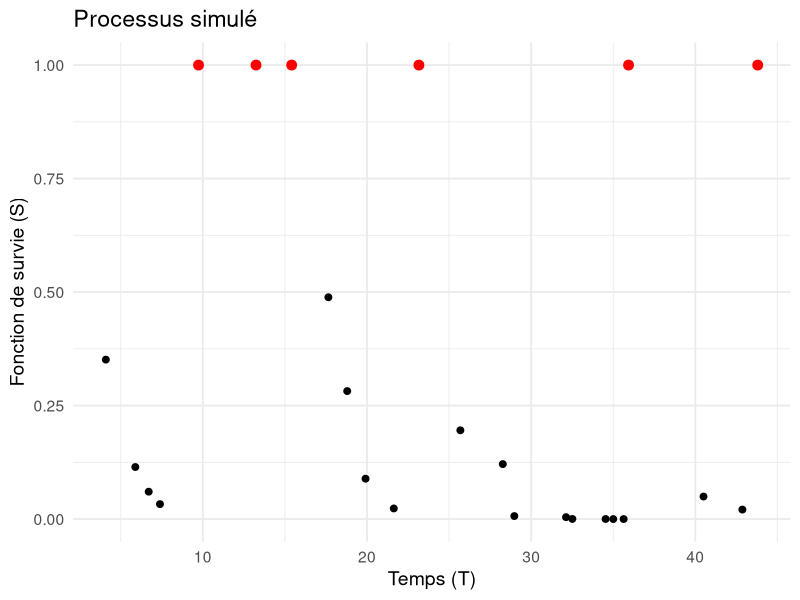
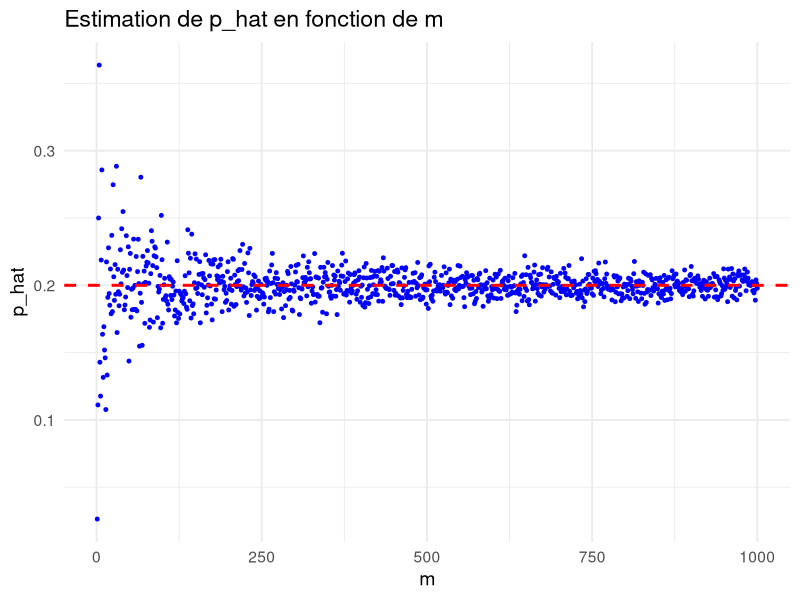
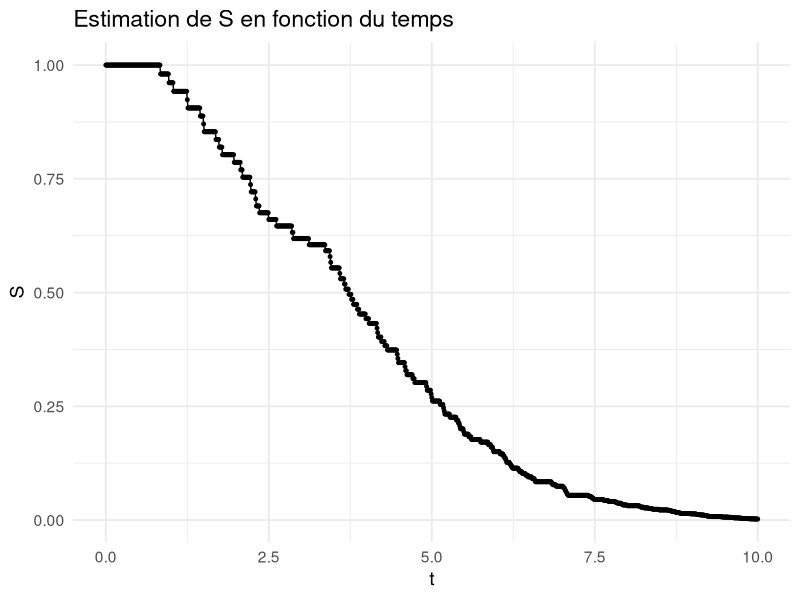
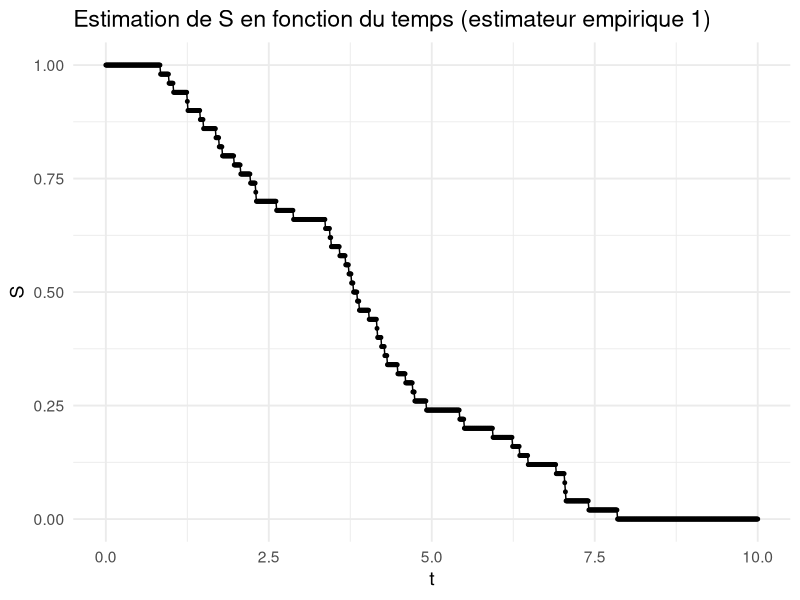
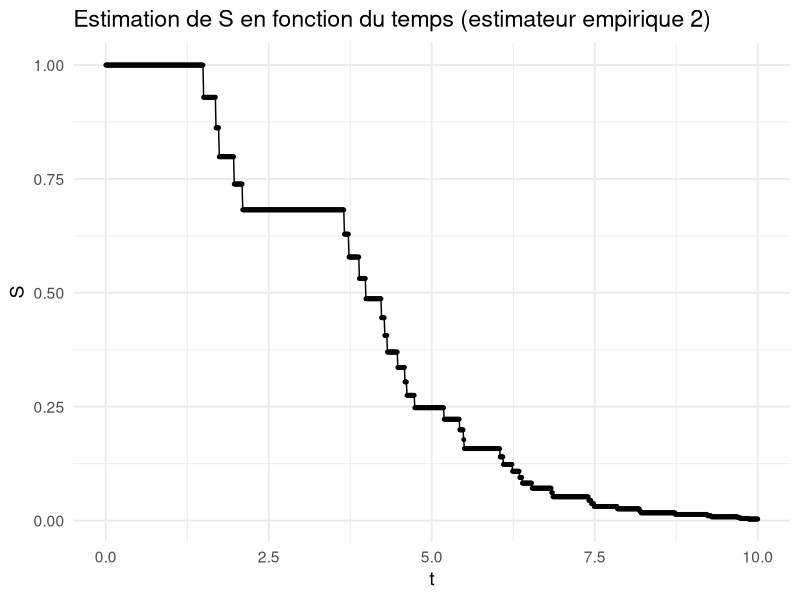
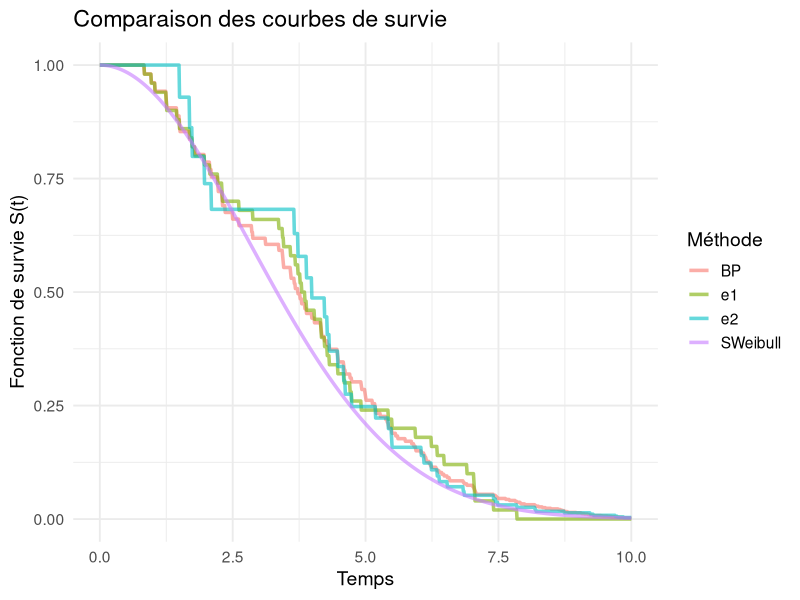
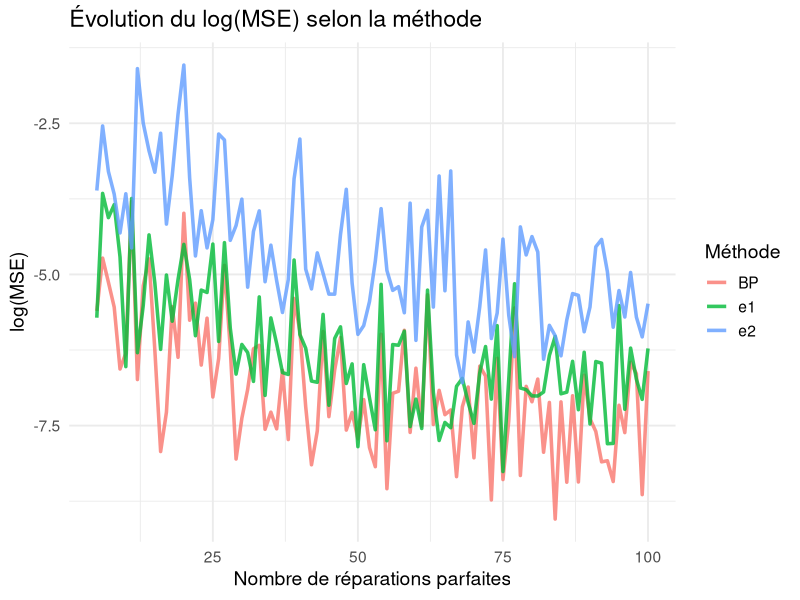
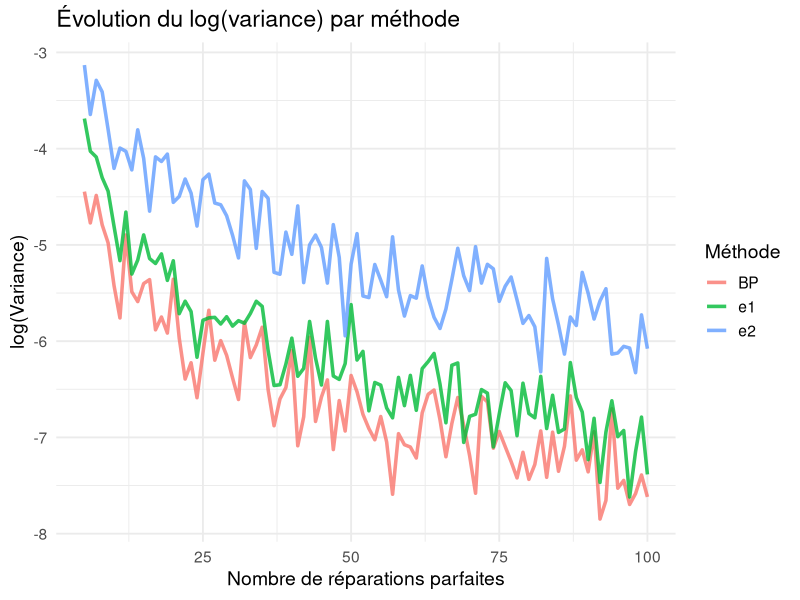

Write the R code that produced these figures, in order.
## ---- chunk 1
knitr::opts_chunk$set(echo = TRUE)
## ---- chunk 2
library(ggplot2)
library(tidyr)
library(dplyr)
## ---- chunk 3
simulPPh1 <- function(k)
{
  return(cumsum(rexp(k, 1)))
}
## ---- chunk 4
invWeibull <- function(y, alpha=1, beta=2)
{
  return(alpha*y**(1/beta))
}
## ---- chunk 5
simulPPIWeibull <- function(m, alpha, beta, p)
{
  k <- rgeom(1, p)+1
  A_k = simulPPh1(k)
  T_k = c(invWeibull(A_k, alpha, beta))
  S_k = c(exp(-(head(T_k,-1)/alpha)**beta),1) 
  T_succes = c(tail(T_k,1)) #le temps où il ya la rep parfaite
  S_succes = c(tail(S_k,1)) #et sa valeur de fonction de survie associée
  for(i in 1:m-1)
  {
   k <- rgeom(1, p)+1
   A_k = simulPPh1(k)
   T_k_temp = c(invWeibull(A_k, alpha, beta))
   T_k = c(T_k, tail(T_k,1) + T_k_temp)
   S_k = c(S_k,exp(-(T_k_temp[-1]/alpha)**beta),1)
   T_succes = c(T_succes, tail(T_k,1))
   S_succes = c(S_succes, tail(S_k,1))
  }
  return(list(T = T_k,S=S_k, T_succes = T_succes,S_succes=S_succes))
}
## ---- chunk 6
m <- 5
p <- 0.2
result <- simulPPIWeibull(m, 4, 2, p)
print(result)

df_result <- data.frame(T = result$T, S = result$S)
df_succes <- data.frame(T = result$T_succes, S = result$S_succes)

ggplot(df_result, aes(x = T, y = S)) +
  geom_point(color = "black", size = 2) +          
  geom_point(data = df_succes, aes(x = T, y = S), color = "red", size = 3) +
  labs(title = "Processus simulé",
       x = "Temps (T)",
       y = "Fonction de survie (S)") +
  theme_minimal(base_size = 14)

## ---- chunk 7
MLE_P <- function(m,n)
{
  return(m/n)
}
## ---- chunk 8
p_hat <- c()
for (m in 1:1000) {
  process <- simulPPIWeibull(m, 1, 2, 0.2)
  p_hat <- c(p_hat, m / length(process$T))
}

df <- data.frame(m = 1:1000, p_hat = p_hat)

  ggplot(df, aes(x = m, y = p_hat)) +
    geom_point(color = "blue", size = 1) +       
    geom_hline(yintercept = 0.2, color = "red", linetype = "dashed", size = 1) +  
    labs(title = "Estimation de p_hat en fonction de m",
         x = "m",
         y = "p_hat") +
    theme_minimal(base_size = 14)

## ---- chunk 9
simulPPIWeibull2 <- function(m, alpha, beta, p)
{
  k <- rgeom(1, p)+1
  A_k = simulPPh1(k)
  T_k = c(invWeibull(A_k, alpha, beta))
  Z_k = c(rep(0,k-1),1)
  T_succes = tail(T_k,1)
  for(i in 1:m-1)
  {
   k <- rgeom(1, p)+1
   A_k = simulPPh1(k)
   T_k_temp = c(invWeibull(A_k, alpha, beta))
   T_k = c(T_k, tail(T_k,1) + T_k_temp)
   Z_k = c(Z_k,rep(0,k-1),1)
   T_succes = c(T_succes, tail(T_k,1))
  }
  return(list(T = T_k,Z=Z_k, T_succes = T_succes))
}
## ---- chunk 10
res<-simulPPIWeibull2(50,4,2,0.2)
Z<-res$Z
T<-res$T 
## ---- chunk 11
MLE_S <- function(T,Z)
{
  n<-length(Z)
  x <- c()
  last_perfect <- 0
  for (i in 1:n){
    x <- c(x,T[i]-last_perfect)
  if (Z[i]==1){
    last_perfect<-T[i]
  }
  }
  idx<-order(x)
  x_order<-x[idx]
  z_order<-Z[idx]
  phi_hat<-c()
  for (i in 1:(n-1)){
    k<-sum(z_order[i:(n-1)])
    phi_hat<-c(phi_hat,k/(k+1))
  }
  phi_hat<-c(phi_hat,0)
  return(list(x_order = x_order,phi_hat=phi_hat))
}
plot_MLE_S <-function(t,x_order,phi_hat) {
  x_order<-c(x_order,Inf)
  S_hat<-rep(1,length(t))
  # Inférieur au premier temps de panne
  count<-1
  while (t[count]<x_order[1]){
    count<-count+1
  }
  i<-1
  phi<-phi_hat[1]
  #Entre deux temps de pannes ou supérieur au dernier
  for (j in count:length(t)){
    if (t[j]>x_order[i+1]){
      phi<-phi*phi_hat[i]
      i<-i+1
    }
    S_hat[j]=phi
  }
  return(S_hat)
}
## ---- chunk 12
r<-MLE_S(T,Z)
t<-seq(0,10,0.01)
S_hatBP <- plot_MLE_S(t,r$x_order,r$phi_hat)
df <- data.frame(t = t, S_hat = S_hatBP)
ggplot(df, aes(x = t, y = S_hatBP)) +
  geom_point(color = "black", size = 1) +       
  geom_line()+
  labs(title = "Estimation de S en fonction du temps",
       x = "t",
       y = "S") +
  theme_minimal(base_size = 14)
## ---- chunk 13
MLE_emp_1 <- function(T,Z)
{
  n<-length(Z)
  delta_t <- c()
  last_perfect <- 0
  for (i in 1:(n-1)){
    if(Z[i]==1){
      delta_t <- c(delta_t,T[i+1]-T[i])
    }
  }
  idd<-order(delta_t)
  delta_t_ordered <- delta_t[idd]
  return(delta_t_ordered)
}

plot_MLE_emp_1 <- function(t, x)
{
  num_perfect <- length(x)
  x<-c(x,Inf)
  S_hat<-rep(1,length(t))
  # Inférieur au premier temps de panne
  count<-1
  while (t[count]<x[1]){
    S_hat[count] <- 1
    count<-count+1
  }
  i<-1
  S_hat[count]<-(num_perfect - 1)/num_perfect
  #Entre deux temps de pannes ou supérieur au dernier
  for (j in count:length(t)){
    if (t[j]>x[i+1]){
      i<-i+1
    }
    S_hat[j]=(num_perfect - i)/num_perfect
  }
  return(S_hat)
}
## ---- chunk 14
idd<-MLE_emp_1(T,Z)
idd
S_hat_e1 <- plot_MLE_emp_1(t,idd)
df <- data.frame(t = t, S_hat_e1 =S_hat_e1)
ggplot(df, aes(x = t, y =S_hat_e1)) +
  geom_point(color = "black", size = 1) +       
  geom_line()+
  labs(title = "Estimation de S en fonction du temps (estimateur empirique 1)",
       x = "t",
       y = "S") +
  theme_minimal(base_size = 14)
## ---- chunk 15
MLE_emp_2_c <- function(T,Z)
{
  n<-length(Z)
  perfects <- c()
  last_perfect <- 0
  for (i in 1:n){
    if(Z[i]==1){
      perfects <- c(perfects,T[i])
    }
  }
  inter_perfects <- c()
  inter_perfects <- c(perfects[1])
  for (i in 1:length(perfects)-1){
    inter_perfects <- c(inter_perfects, perfects[i+1] - perfects[i])
  }
  idd<-order(inter_perfects)
  inter_perfects_ordered <- inter_perfects[idd]
  return(inter_perfects_ordered)
}

plot_MLE_emp_2 <- function(t, ipo, Z)
{
  num_repairs <- length(Z)
  num_perfect <- length(ipo)
  ipo<-c(ipo,Inf)
  S_hat_y<-rep(1,length(t))
  # Inférieur au premier temps de panne
  count<-1
  while (t[count]<ipo[1]){
    S_hat_y[count] <- 1
    count<-count+1
  }
  i<-1
  S_hat_y[count]<-(num_perfect - 1)/num_perfect
  #Entre deux temps de pannes ou supérieur au dernier
  for (j in (count+1):length(t)){
    if (t[j]>ipo[i+1]){
      i<-i+1
    }
    S_hat_y[j]=(num_perfect - i)/num_perfect
  }
  
  S_hat <- (S_hat_y)**(num_repairs / num_perfect)
  
  return(S_hat)
}
## ---- chunk 16
ipo<-MLE_emp_2_c(T,Z)
ipo
S_hat_e2 <- plot_MLE_emp_2(t,ipo, Z)
df <- data.frame(t = t, S_hat_e2 =S_hat_e2)
ggplot(df, aes(x = t, y =S_hat_e2)) +
  geom_point(color = "black", size = 1) +       
  geom_line()+
  labs(title = "Estimation de S en fonction du temps (estimateur empirique 2)",
       x = "t",
       y = "S") +
  theme_minimal(base_size = 14)
## ---- chunk 17
SWeibull <- function(y, alpha=1, beta=2)
{
  return(exp(-(y/alpha)**beta))
}
## ---- chunk 18

df <- data.frame(
  t = t,
  SWeibull = SWeibull(t, 4, 2),
  BP = S_hatBP,
  e1 = S_hat_e1,
  e2 = S_hat_e2
)

df_long <- df %>%
  pivot_longer(cols = -t, names_to = "Méthode", values_to = "Survie")

# Plot
ggplot(df_long, aes(x = t, y = Survie, color = Méthode)) +
  geom_line(size = 1.2,alpha = 0.6) +
  labs(title = "Comparaison des courbes de survie",
       x = "Temps",
       y = "Fonction de survie S(t)",
       color = "Méthode") +
  theme_minimal(base_size = 14)

## ---- chunk 19
nrpm <- 100 # Nombre de réparations parfaites max
mse_BP <- c()
mse_e1 <- c()
mse_e2 <- c()
for (m in 5:nrpm){
  res<-simulPPIWeibull2(m,4,2,0.1)
  Z<-res$Z
  T<-res$T
  t<-seq(0,10,0.1*1/m)
  S_t <- SWeibull(t, 4,2)
  r<-MLE_S(T,Z)
  S_hatBP <- plot_MLE_S(t,r$x_order,r$phi_hat)
  idd<-MLE_emp_1(T,Z)
  S_hat_e1 <- plot_MLE_emp_1(t,idd)
  ipo<-MLE_emp_2_c(T,Z)
  S_hat_e2 <- plot_MLE_emp_2(t,ipo, Z)
  mse_BP <- c(mse_BP, sum((S_t - S_hatBP)**2)/length(S_t))
  mse_e1 <- c(mse_e1, sum((S_t - S_hat_e1)**2)/length(S_t))
  mse_e2 <- c(mse_e2, sum((S_t - S_hat_e2)**2)/length(S_t))
}
## ---- chunk 20

df_mse <- data.frame(
  m = seq(5,nrpm),
  BP = log(mse_BP),
  e1 = log(mse_e1),
  e2 = log(mse_e2)
)

df_mse_long <- df_mse %>%
  pivot_longer(cols = -m, names_to = "Méthode", values_to = "log_MSE")

ggplot(df_mse_long, aes(x = m, y = log_MSE, color = Méthode)) +
  geom_line(size = 1.2, alpha = 0.8) +
  labs(title = "Évolution du log(MSE) selon la méthode",
       x = "Nombre de réparations parfaites",
       y = "log(MSE)",
       color = "Méthode") +
  theme_minimal(base_size = 14)

## ---- chunk 21
nrpm <- 100 # Nombre de réparations parfaites max
niter <- 10
var_BP <- rep(0,nrpm)
var_e1 <- rep(0,nrpm)
var_e2 <- c(0,nrpm)
for (m in 5:nrpm){
  t<-seq(0,10,0.1*1/m)
  moy_BP <- rep(0,length(t))
  moy_e1 <- rep(0,length(t))
  moy_e2 <- rep(0,length(t))
  moy_BPs <- rep(0,length(t))
  moy_e1s <- rep(0,length(t))
  moy_e2s <- rep(0,length(t))
  for (i in 1:niter){
    res<-simulPPIWeibull2(m,4,2,0.2)
    Z<-res$Z
    T<-res$T 
    r<-MLE_S(T,Z)
    S_hatBP <- plot_MLE_S(t,r$x_order,r$phi_hat)
    idd<-MLE_emp_1(T,Z)
    S_hat_e1 <- plot_MLE_emp_1(t,idd)
    ipo<-MLE_emp_2_c(T,Z)
    S_hat_e2 <- plot_MLE_emp_2(t,ipo, Z)
    moy_BP <- moy_BP + S_hatBP
    moy_e1 <- moy_e1 + S_hat_e1
    moy_e2 <- moy_e2 + S_hat_e2
    moy_BPs <- moy_BPs + S_hatBP**2
    moy_e1s <- moy_e1s + S_hat_e1**2
    moy_e2s <- moy_e2s + S_hat_e2**2
  }
  moy_BP <- moy_BP / niter
  moy_e1 <- moy_e1 / niter
  moy_e2 <- moy_e2 / niter
  moy_BPs <- moy_BPs / niter
  moy_e1s <- moy_e1s / niter
  moy_e2s <- moy_e2s / niter
  var_BP[m] <- sum(moy_BPs - moy_BP**2)/length(t)
  var_e1[m] <- sum(moy_e1s - moy_e1**2)/length(t)
  var_e2[m] <- sum(moy_e2s - moy_e2**2)/length(t)
}
## ---- chunk 22
df_var <- data.frame(
  m =  seq(5,nrpm),
  BP = log(var_BP[-(1:4)]),
  e1 = log(var_e1[-(1:4)]),
  e2 = log(var_e2[-(1:4)])
)

df_var_long <- df_var %>%
  pivot_longer(cols = -m, names_to = "Méthode", values_to = "logVar")

ggplot(df_var_long, aes(x = m, y = logVar, color = Méthode)) +
  geom_line(size = 1.2, alpha = 0.8) +
  labs(title = "Évolution du log(variance) par méthode",
       x = "Nombre de réparations parfaites",
       y = "log(Variance)",
       color = "Méthode") +
  theme_minimal(base_size = 14)

